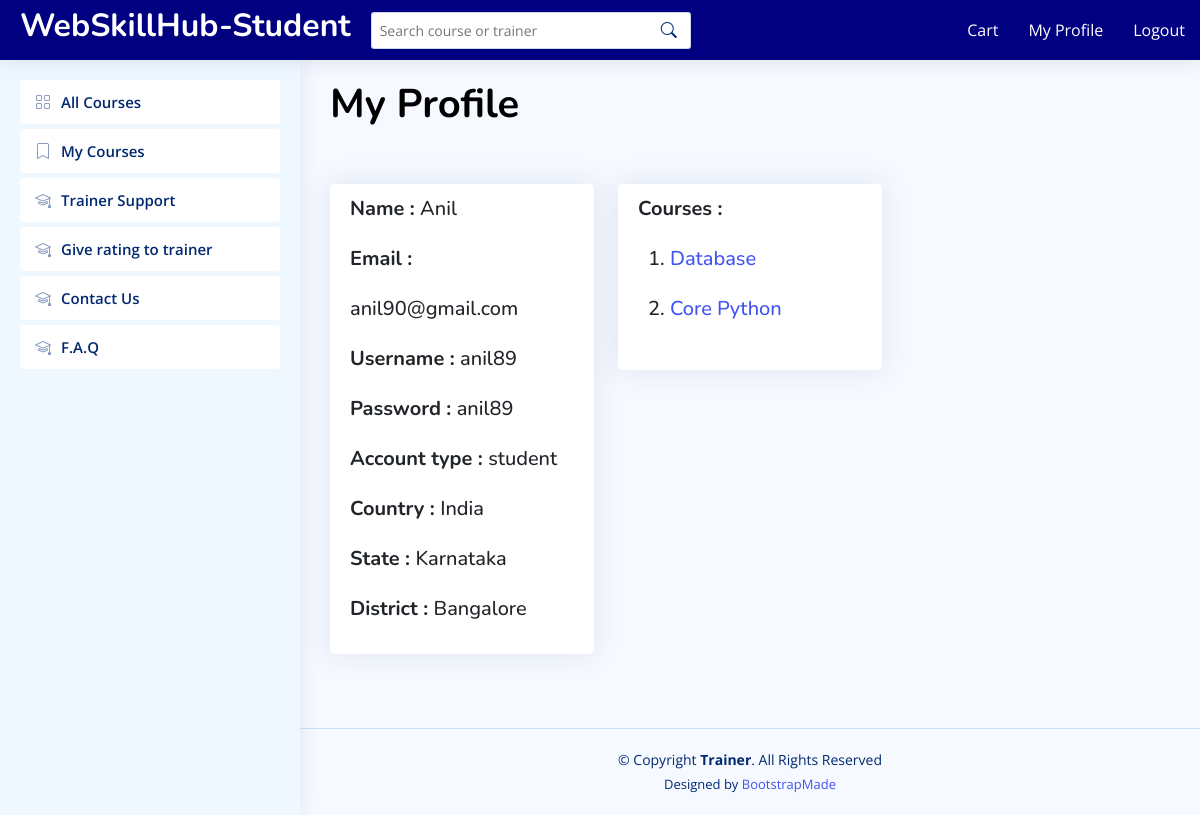
/student/my_profile/ (signed in), run on the app's committed database.
### managerapp/models.py (models this page shows, shortened)
class Student(models.Model):
    name = models.CharField(max_length=100)
    email = models.EmailField(unique=True)
    username = models.CharField(max_length=100, null=True, unique=True)
    password = models.CharField(max_length=128,null=True)
    type = models.CharField(max_length=100, null=True)
    country = models.ForeignKey('Country', on_delete=models.SET_NULL, null=True)
    state = models.ForeignKey('State', on_delete=models.SET_NULL, null=True)
    district = models.ForeignKey('District', on_delete=models.SET_NULL, null=True)

class Country(models.Model):
    name = models.CharField(max_length=100)
    def __str__(self):
        return self.name

class State(models.Model):
    name = models.CharField(max_length=100)
    country = models.ForeignKey(Country, related_name='states', on_delete=models.CASCADE)
    def __str__(self):
        return self.name

class District(models.Model):
    name = models.CharField(max_length=100)
    state = models.ForeignKey(State, related_name='districts', on_delete=models.CASCADE)
    def __str__(self):
        return self.name

class Order(models.Model):
    student = models.ForeignKey(Student, on_delete=models.CASCADE)
    course = models.ForeignKey(Course, on_delete=models.CASCADE)
    order_date = models.DateTimeField(auto_now_add=True)

class Course(models.Model):
    title = models.CharField(max_length=255)
    description = models.TextField()
    image = models.ImageField(upload_to='course_images/', default='default_image.jpg')
    trainer = models.ForeignKey(Trainer, on_delete=models.SET_NULL, null=True, blank=True)
    price = models.IntegerField(default=0)

### studentapp/views.py (the view)
# urls.py: path('my_profile/',views.my_profile,name='my_profile'),
def my_profile(request):
    student_id = request.session.get('student_id')
    if not student_id:
        return redirect('login')
    student = get_object_or_404(Student, id=student_id)
    my_courses = Order.objects.filter(student=student)
    context = {'student': student,'my_courses': my_courses}
    return render(request, 'student/my_profile.html', context)

### templates/student/my_profile.html
{% extends 'student/base.html' %}
{% load static %}
{% block content %}
<h1 style="color: black"><b>My Profile</b></h1>
<div class="container mt-5">
    <div class="row">
        <div class="col-md-4 mb-4">
            <div class="card" style="width: 100%;">
                <div class="card-body">
                    <h5 class="card-text" style="line-height: 2.5 ">
                        <b>Name : </b>{{ student.name }}<br/>
                        <b>Email : </b> {{ student.email }}<br/>
                        <b>Username : </b> {{ student.username }}<br/>
                        <b>Password : </b> {{ student.password }}<br/>
                        <b>Account type : </b> {{ student.type }}<br/>
                        <b>Country : </b> {{ student.country }}<br/>
                        <b>State : </b> {{ student.state }}<br/>
                        <b>District : </b> {{ student.district }}<br/>
                    </h5>
                </div>
            </div>
        </div>
        <div class="col-md-4 mb-4">
            <div class="card" style="width: 100%;">
                <div class="card-body">
                    <h5 class="card-text" style="line-height: 2.5 ">
                        <b>Courses : </b>
                        <ol>{% for course in my_courses %}
                        <li><a href="{% url 'details_s' course.course.id %}">{{ course.course.title }}</a></li>
                        {% endfor %}</ol>
                    </h5>
                </div>
            </div>
        </div>
    </div>
</div>
{% endblock %}

### static/assets/css/style.css (style rules this page uses)
:root { scroll-behavior: smooth; }
body { font-family: "Open Sans", sans-serif; background: #f6f9ff; color: #444444; }
a { color: #4154f1; text-decoration: none; }
h1, h2, h3, h4, h5, h6 { font-family: "Nunito", sans-serif; }
.card { margin-bottom: 30px; border: none; border-radius: 5px; box-shadow: 0px 0 30px rgba(1, 41, 112, 0.1); }
.card-body { padding: 0 20px 20px 20px; }

### data on the page
Student: name "Anil", email "anil90@gmail.com", username "anil89", password "anil89", type "student", country "India", state "Karnataka", district "Bangalore"
Order: course "Database"
Order: course "Core Python"
